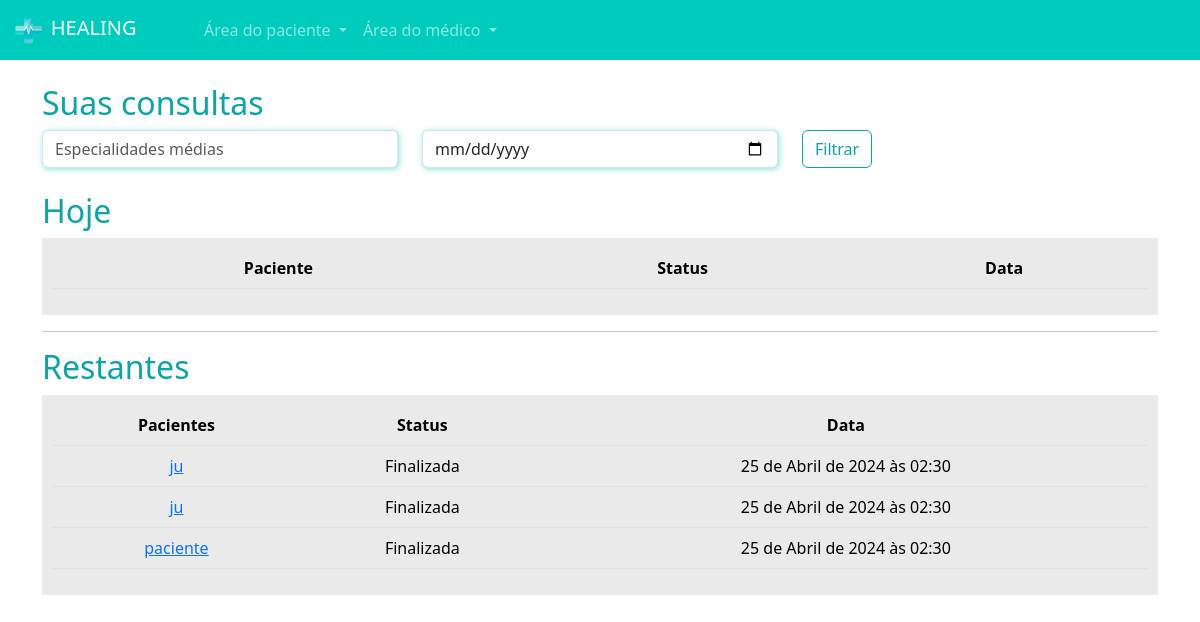
/medicos/consultas_medico/ (signed in), run on the app's committed database.
### paciente/models.py (models this page shows, shortened)
class Consulta(models.Model):
    status_choices = (
        ('A', 'Agendada'),
        ('F', 'Finalizada'),
        ('C', 'Cancelada'),
        ('I', 'Iniciada')
    )
    paciente = models.ForeignKey(User, on_delete=models.DO_NOTHING)
    data_aberta = models.ForeignKey(DatasAbertas, on_delete=models.DO_NOTHING)
    status = models.CharField(max_length=1, choices=status_choices, default='A')
    link = models.URLField(null=True, blank=True)

### medico/models.py (models this page shows, shortened)
class DatasAbertas(models.Model):
    data = models.DateTimeField()
    user = models.ForeignKey(User, on_delete=models.DO_NOTHING)
    agendado = models.BooleanField(default=False)

### medico/views.py (the view)
# urls.py: path('consultas_medico/', views.consultas_medico, name="consultas_medico"),
def consultas_medico(request):
    if not is_medico(request.user):
        messages.add_message(request, constants.WARNING, 'Somente médicos podem acessar essa página.')
        return redirect('/usuarios/sair')
    hoje = datetime.now().date()
    consultas_hoje = Consulta.objects.filter(data_aberta__user=request.user).filter(data_aberta__data__gte=hoje).filter(data_aberta__data__lt=hoje + timedelta(days=1))
    consultas_restantes = Consulta.objects.exclude(id__in=consultas_hoje.values('id'))
    return render(request, 'consultas_medico.html', {'consultas_hoje': consultas_hoje, 'consultas_restantes': consultas_restantes, 'is_medico': is_medico(request.user)})

### medico/models.py (called while the page is built)
def is_medico(user):
    return DadosMedico.objects.filter(user=user).exists()

### medico/templates/consultas_medico.html (shortened to what this page needs)
{% extends "base.html" %}
{% load static %}
{% block 'head' %}
    <link rel="stylesheet" href="{% static 'medicos/css/abrir_horario.css' %}">
    <link rel="stylesheet" href="{% static 'usuarios/css/usuarios.css' %}">
    <link rel="stylesheet" href="{% static 'medicos/css/cadastro_medico.css' %}">
    <link rel="stylesheet" href="{% static 'pacientes/css/home.css' %}">
    <link rel="stylesheet" href="https://cdn.jsdelivr.net/npm/bootstrap-icons@1.11.3/font/bootstrap-icons.min.css">
{% endblock 'head' %}
{% block 'body' %}
    {% include "partials/navbar.html" %}
    <div class="container">
        <br>
        <h2><span class="color-dark">Suas consultas</span></h2>
        <div class="row">
            <div class="col-md">
                <input type="text" name="especialidades" id="" class="form-control shadow-main-color" placeholder="Especialidades médias">
            </div>
            <div class="col-md">
                <input type="date" name="data" id="" class="form-control shadow-main-color" placeholder="Data da consulta">
            </div>
            <div class="col-md">
                <input type="submit" value="Filtrar" class="btn btn-dark-color-outline">
            </div>
        </div>
        <br>
        <h2><span class="color-dark">Hoje</span></h2>
        <div class="list-minhas-consultas">
            <table class="table">
                <thead>
                  <tr>
                    <th scope="col">Paciente</th>
                    <th scope="col">Status</th>
                    <th scope="col">Data</th>
                  </tr>
                </thead>
              </table>
        </div>
        <hr>
        <h2><span class="color-dark">Restantes</span></h2>
        <div class="list-minhas-consultas">
            <table class="table">
                <thead>
                  <tr>
                    <th scope="col">Pacientes</th>
                    <th scope="col">Status</th>
                    <th scope="col">Data</th>
                  </tr>
                </thead>
                <tbody>
                    {% for consulta in consultas_restantes  %}
                        <tr>
                            <td><a href="{% url 'consulta_area_medico' consulta.id %}">{{consulta.paciente}}</a></td>
                            <td>{{consulta.get_status_display}}</td>
                            <td>{{consulta.data_aberta.data}}</td>
                        </tr>
                    {% endfor %}
                </tbody>
              </table>
        </div>
    </div>
{% endblock 'body' %}

### templates/static/geral/css/base.css (style rules this page uses)
:root { --main-color: #00CCBE; --dark-color: #09A6A3; --contrast-color: #FFD686; }
.color-dark { color: var(--dark-color); }

### templates/static/usuarios/css/usuarios.css (style rules this page uses)
.btn-dark-color-outline { border: 1px solid var(--dark-color); color: var(--dark-color) }

### templates/static/medicos/css/cadastro_medico.css (style rules this page uses)
.shadow-main-color { box-shadow: 1px 1px 5px 1px rgba(0, 204, 190,.4); }

### templates/static/pacientes/css/home.css (style rules this page uses)
table { border-collapse: collapse !important; width: 100%; }
th, td { padding: 8px; text-align: center; background-color: #EAEAEA !important; }
th { background-color: #EAEAEA; }
.list-minhas-consultas { background-color: #EAEAEA; padding: 10px; }

### data on the page
Consulta: paciente "ju", status "Finalizada", data_aberta.data "25 de Abril de 2024 às 02:30"
Consulta: paciente "ju", status "Finalizada", data_aberta.data "25 de Abril de 2024 às 02:30"
Consulta: paciente "paciente", status "Finalizada", data_aberta.data "25 de Abril de 2024 às 02:30"
